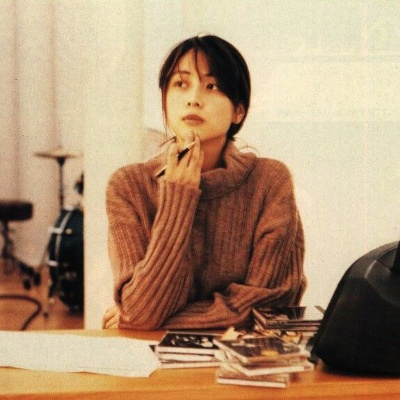
#> input picture CLASE2/img1.jpg, 400 x 400 px
$ python rotaciones.py
#> lines starting #> are read from the running program, lines starting #| are printed output that depends on the picture
#importar modulos necesarios
import numpy as np
import cv2
import os
#Leer la imagen de entrada en escala BGR
img=cv2.imread("img1.jpg")
#> img is the input picture: shape (400, 400, 3); mean B, G, R 117.6, 147.7, 178.6
#conseguir las filas ,columnas,capas
forma=img.shape
#> forma = (400, 400, 3)
Nf=forma[0]#LARGO ES IGUAL A FILAS
#> Nf = 400
Nc=forma[1]#ANCHO ES IGUAL A COLUMNAS
#> Nc = 400
#realizar una rotación de 45 grados en sentido anti-horario
#(xo,yo)<=> punto centro de la imagen
xo=Nc//2
#> xo = 200
yo =Nf//2
#> yo = 200
angulo=30
#CONSEGUIR LA MATRIZ DE ROTACIÓN
R=cv2.getRotationMatrix2D((xo,yo),angulo,1)
#REALIZAR LA ROTACIÓN DE LA IMAGEN DE ENTRADA
imgr=cv2.warpAffine(img,R,(Nc,Nf))
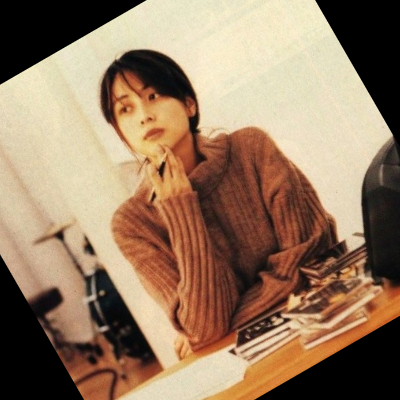
#> imgr: shape (400, 400, 3); mean B, G, R 97.8, 122.7, 150
cv2.imshow("IMAGEN 1:",img)
cv2.imshow("IMAGEN ROTADA "+str(angulo),imgr)
#ESPERAR A QUE SE PRESIONE UN BOTON PARA CERRAR LAS IMAGENES
cv2.waitKey(0)
cv2.destroyAllWindows()
#variable que indica el nombre de la carpeta a crear o utilizar
nombre="BASE_DATOS2"
#si en caso la carpeta no esta creada
if (nombre in os.listdir())==False:
    #carpeta con nombre "BASE_DATOS" no existe
    #crear la carpeta
    os.mkdir(nombre)
ruta_referencia=os.getcwd()
print(ruta_referencia)
#ACCEDER A LA CARPETA BASE_DATOS
os.chdir(nombre)
#GUARDAR LA IMAGEN DENTRO DE ESTA CARPETA
cv2.imwrite("img1.png",imgr)
#REGRESAR A LA RUTA DESDE DONDE ENTRE (ruta_referencia)
os.chdir(ruta_referencia)
